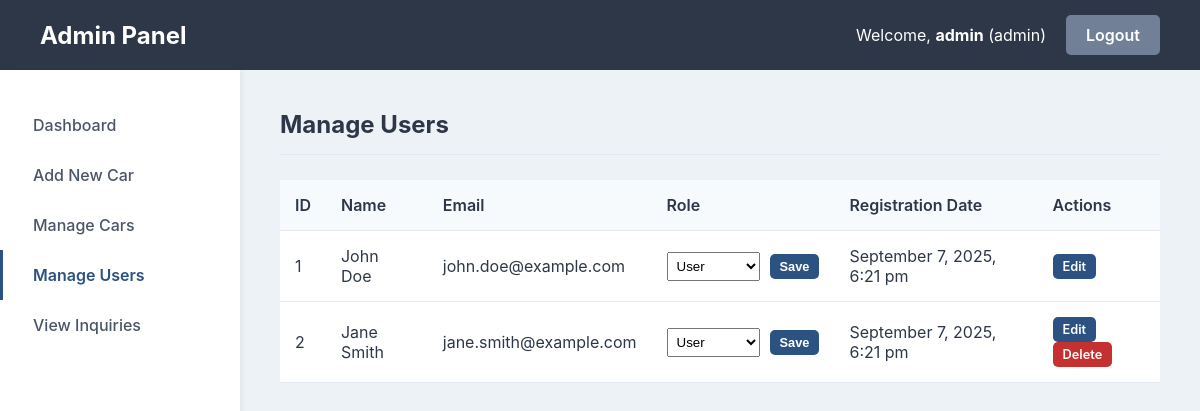
/Admin/manage_users.php (signed in), run on the app's committed database.
### tables this page shows
CREATE TABLE `users` (
  `id` int(11) NOT NULL AUTO_INCREMENT,
  `name` varchar(100) NOT NULL,
  `email` varchar(100) NOT NULL,
  `password` varchar(255) NOT NULL,
  `role` enum('user','moderator') NOT NULL DEFAULT 'user',
  `registration_date` timestamp NOT NULL DEFAULT current_timestamp(),
  PRIMARY KEY (`id`),
  UNIQUE KEY `email` (`email`)
);

### functions.php (called while the page is built, shortened)
<?php
function _e(?string $string): string {
    return htmlspecialchars($string ?? '', ENT_QUOTES, 'UTF-8');
}
function get_session_user(): ?array {
    if (isset($_SESSION['admin_id'])) {
        return ['id' => $_SESSION['admin_id'], 'role' => 'admin', 'name' => $_SESSION['admin_username'] ?? ''];
    }
    return null;
}
function is_admin_logged_in(): bool {
    $user = get_session_user();
    return $user && $user['role'] === 'admin';
}
?>

### Admin/manage_users.php (the view, shortened to what this page needs)
<?php
$page_title = 'Manage Users';
require_once 'partials/header.php';
$stmt = $pdo->query("SELECT id, name, email, role, registration_date FROM users ORDER BY registration_date DESC");
$users = $stmt->fetchAll();
?>
<div class="table-container">
    <table class="admin-table">
        <thead>
            <tr>
                <th>ID</th>
                <th>Name</th>
                <th>Email</th>
                <th>Role</th>
                <th>Registration Date</th>
                <th>Actions</th>
            </tr>
        </thead>
        <tbody>
            <?php if (empty($users)): ?>
                <tr>
                    <td colspan="6" style="text-align:center;">No registered users found.</td>
                </tr>
            <?php else: ?>
                <?php foreach ($users as $user): ?>
                    <tr>
                        <td><?= _e($user['id']) ?></td>
                        <td><?= _e($user['name']) ?></td>
                        <td><?= _e($user['email']) ?></td>
                        <td>
                            <?php if (is_admin_logged_in()): ?>
                                <form action="manage_users.php" method="POST" class="role-form">
                                    <select name="role" class="role-select">
                                        <option value="user" <?= $user['role'] == 'user' ? 'selected' : '' ?>>User</option>
                                    </select>
                                    <button type="submit" name="update_role" class="btn btn-sm">Save</button>
                                </form>
                            <?php else: ?>
                                <?= _e(ucfirst($user['role'])) ?>
                            <?php endif; ?>
                        </td>
                        <td><?= date("F j, Y, g:i a", strtotime($user['registration_date'])) ?></td>
                        <td class="actions">
                            <a href="edit_user.php?id=<?= $user['id'] ?>" class="btn btn-sm">Edit</a>
                            <?php if ($session_user['id'] != $user['id']): ?>
                                <a href="manage_users.php?action=delete&id=<?= $user['id'] ?>" class="btn btn-sm btn-danger" onclick="return confirm('Are you sure you want to delete this user? This will also delete all their messages.');">Delete</a>
                            <?php endif; ?>
                        </td>
                    </tr>
                <?php endforeach; ?>
            <?php endif; ?>
        </tbody>
    </table>
</div>
<?php
require_once 'partials/footer.php';
?>

### Admin/partials/header.php (shortened to what this page needs)
<?php
require_once __DIR__ . '/../../functions.php';
$session_user = get_session_user();
?>
<!DOCTYPE html>
<html lang="en">
<head>
    <link rel="stylesheet" href="style.css">
</head>
<body>
    <div class="admin-wrapper">
        <header class="admin-header">
            <h1>Admin Panel</h1>
            <div class="header-right">
                <span>Welcome, <strong><?= _e($session_user['name']) ?></strong> (<?= _e($session_user['role']) ?>)</span>
                <a href="index.php?action=logout" class="btn btn-secondary">Logout</a>
            </div>
        </header>
        <div class="admin-main">
            <?php require_once __DIR__ . '/navigation.php'; ?>
            <section class="admin-content">
                <?php if (isset($page_title)): ?>
                    <h2><?= _e($page_title) ?></h2>
                <?php endif; ?>

### Admin/partials/navigation.php
<?php
$current_page = basename($_SERVER['SCRIPT_NAME']);
?>
<nav class="admin-nav">
    <ul>
        <li class="<?= ($current_page === 'index.php') ? 'active' : '' ?>">
            <a href="index.php">Dashboard</a>
        </li>
        <li class="<?= ($current_page === 'add_car.php' || $current_page === 'edit_car.php') ? 'active' : '' ?>">
            <a href="add_car.php">Add New Car</a>
        </li>
        <li class="<?= ($current_page === 'manage_cars.php') ? 'active' : '' ?>">
            <a href="manage_cars.php">Manage Cars</a>
        </li>
        <li class="<?= ($current_page === 'manage_users.php') ? 'active' : '' ?>">
            <a href="manage_users.php">Manage Users</a>
        </li>
        <li class="<?= ($current_page === 'messages.php') ? 'active' : '' ?>">
            <a href="messages.php">View Inquiries</a>
        </li>
    </ul>
</nav>

### Admin/partials/footer.php
            </section>
        </div>
    </div>
</body>
</html>

### Admin/style.css (style rules this page uses)
body { font-family: -apple-system, BlinkMacSystemFont, "Segoe UI", Roboto, "Helvetica Neue", Arial, sans-serif; background-color: #edf2f7; color: #2d3748; margin: 0; }
.btn { display: inline-block; padding: 10px 20px; border: none; border-radius: 5px; background-color: #2c5282; color: #fff; font-weight: 600; cursor: pointer; text-decoration: none; transition: background-color 0.2s; }
.btn-secondary { background-color: #718096; }
.btn-danger { background-color: #c53030; }
.admin-wrapper { display: flex; flex-direction: column; min-height: 100vh; }
.admin-header { display: flex; justify-content: space-between; align-items: center; padding: 0 40px; background-color: #2d3748; color: #fff; height: 70px; }
.admin-header h1 { font-size: 1.5rem; margin: 0; }
.admin-header .header-right { display: flex; align-items: center; gap: 20px; }
.admin-main { display: flex; flex: 1; }
.admin-nav { width: 240px; background-color: #fff; padding: 30px 0; box-shadow: 2px 0 5px rgba(0,0,0,0.05); }
.admin-nav ul { list-style: none; padding: 0; margin: 0; }
.admin-nav a { display: block; padding: 15px 30px; color: #4a5568; text-decoration: none; font-weight: 500; border-left: 3px solid transparent; }
.admin-nav li.active a { border-left-color: #2c5282; color: #2c5282; font-weight: 600; }
.admin-content { flex: 1; padding: 40px; }
.admin-content h2 { margin-top: 0; border-bottom: 1px solid #e2e8f0; padding-bottom: 15px; margin-bottom: 25px; }
.admin-table { width: 100%; border-collapse: collapse; background-color: #fff; box-shadow: 0 4px 6px rgba(0,0,0,0.05); }
.admin-table th, .admin-table td { padding: 15px; text-align: left; border-bottom: 1px solid #e2e8f0; }
.admin-table th { background-color: #f7fafc; font-weight: 600; }

### Admin/manage_users.php (style rules this page uses)
.btn-sm { padding: 5px 10px; font-size: 0.8rem; }
.table-container { overflow-x: auto; }
.role-form { display: flex; align-items: center; gap: 10px; }
.role-form select { padding: 5px; }

### data on the page
users: id "1", name "John Doe", email "john.doe@example.com", role "User", registration_date "September 7, 2025, 6:21 pm"
users: id "2", name "Jane Smith", email "jane.smith@example.com", role "User", registration_date "September 7, 2025, 6:21 pm"

### other printed values
_e($session_user['name']) "admin"
_e($session_user['role']) "admin"
_e($page_title) "Manage Users"
